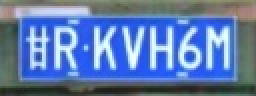
//> input picture 能跑就能用/初赛/CICC1002220+初赛+技术数据/RK3568/车牌检测/000000065.jpg, 128 x 48 px (shown 2 times larger)
$ ./plate_detect_correct 000000065.jpg   (built with g++ and OpenCV 4)
//> lines starting //> are read from the running program, lines starting //| are printed output that depends on the picture; after the words box and inside, x2 and y2 are one past the last pixel; in counts of white or black regions, pixels touching at a corner belong together
//> further down, src is the input picture: 48 rows x 128 cols, CV_8UC3; mean B, G, R 173, 124, 96.2
#include <algorithm>
#include <cmath>
#include <filesystem>
#include <iostream>
#include <string>
#include <vector>

#include <opencv2/imgcodecs.hpp>
#include <opencv2/imgproc.hpp>
#include <opencv2/opencv.hpp>

namespace fs = std::filesystem;

struct PlateCandidate {
    cv::RotatedRect rect;
    double score = 0.0;
};

static std::vector<cv::Point2f> orderCornersClockwise(const std::vector<cv::Point2f>& pts) {
    std::vector<cv::Point2f> ordered(4);
    std::vector<float> sums, diffs;
    sums.reserve(4);
    diffs.reserve(4);

    for (const auto& p : pts) {
        sums.push_back(p.x + p.y);
        diffs.push_back(p.y - p.x);
    }

    auto minSumIdx = static_cast<int>(std::min_element(sums.begin(), sums.end()) - sums.begin());
    auto maxSumIdx = static_cast<int>(std::max_element(sums.begin(), sums.end()) - sums.begin());
    auto minDiffIdx = static_cast<int>(std::min_element(diffs.begin(), diffs.end()) - diffs.begin());
    auto maxDiffIdx = static_cast<int>(std::max_element(diffs.begin(), diffs.end()) - diffs.begin());

    ordered[0] = pts[minSumIdx];   // top-left
    ordered[1] = pts[minDiffIdx];  // top-right
    ordered[2] = pts[maxSumIdx];   // bottom-right
    ordered[3] = pts[maxDiffIdx];  // bottom-left
    return ordered;
}

static PlateCandidate findBestPlate(const cv::Mat& srcBgr) {
    cv::Mat hsv;
    cv::cvtColor(srcBgr, hsv, cv::COLOR_BGR2HSV);
//> hsv: 48 rows x 128 cols, CV_8UC3; mean H, S, V 90.7, 106.8, 177.4

    // Typical blue plate HSV range; tune for your camera/lighting.
    cv::Mat blueMask;
    cv::inRange(hsv, cv::Scalar(80, 20, 20), cv::Scalar(150, 255, 255), blueMask);
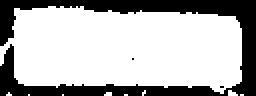
//> blueMask: 48 rows x 128 cols, CV_8UC1 (shown 2 times larger); 70.3% white; 3 black regions (2 under 20 px), largest, box (x1, y1, x2, y2) and area: (0, 0, 128, 48) 1823

    // Improve connectivity and reduce fragmented character regions.
    cv::Mat kernelClose = cv::getStructuringElement(cv::MORPH_RECT, cv::Size(9, 3));
    cv::Mat kernelOpen = cv::getStructuringElement(cv::MORPH_RECT, cv::Size(3, 3));
    cv::morphologyEx(blueMask, blueMask, cv::MORPH_CLOSE, kernelClose);
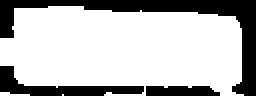
//> blueMask: 48 rows x 128 cols, CV_8UC1 (shown 2 times larger); 72.7% white; 3 black regions, box (x1, y1, x2, y2) and area: (0, 0, 128, 48) 1114, (0, 33, 72, 48) 394, (73, 43, 110, 48) 169
    cv::morphologyEx(blueMask, blueMask, cv::MORPH_OPEN, kernelOpen);
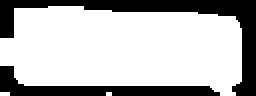
//> blueMask: 48 rows x 128 cols, CV_8UC1 (shown 2 times larger); 72% white; 2 black regions

    std::vector<std::vector<cv::Point>> contours;
    cv::findContours(blueMask, contours, cv::RETR_EXTERNAL, cv::CHAIN_APPROX_SIMPLE);
//> contours = 3 contours, 2 with area under 20; largest, box (x1, y1, x2, y2) and area: (0, 3, 121, 48) 4248

    PlateCandidate best;
    best.score = -1.0;

    const double imgArea = static_cast<double>(srcBgr.cols * srcBgr.rows);
//> imgArea = 6144

    for (const auto& contour : contours) {
        if (contour.size() < 5) {
            continue;
        }

        cv::RotatedRect rr = cv::minAreaRect(contour);
        double w = rr.size.width;
        double h = rr.size.height;
        if (w <= 1.0 || h <= 1.0) {
            continue;
        }

        double longSide = std::max(w, h);
        double shortSide = std::min(w, h);
        double ratio = longSide / shortSide;
        double area = w * h;
        double areaRatio = area / imgArea;

        // Typical single-line plate aspect ratio is around 2.2~5.5.
        if (ratio < 2.2 || ratio > 5.5) {
            continue;
        }
        if (areaRatio < 0.005 || areaRatio > 0.95) {
            continue;
        }

        // Score by area suitability and ratio closeness to ~3.2.
        double ratioScore = 1.0 - std::min(std::abs(ratio - 3.2) / 3.2, 1.0);
        double areaScore = std::min(areaRatio / 0.08, 1.0);
        double score = 0.65 * ratioScore + 0.35 * areaScore;

        if (score > best.score) {
            best.rect = rr;
            best.score = score;
        }
    }
//> this loop made 3 passes
//> contour on passes 1 to 2: 4 Points (x, y): [53, 46], [53, 47], [55, 47], [55, 46], 4 Points (x, y): [0, 46], [0, 47], [4, 47], [4, 46]

    return best;
}

// [63 lines left out: function findBestPlateByEdge, not called in this run]

static cv::Mat rectifyPlate(const cv::Mat& src, const cv::RotatedRect& rr, std::vector<cv::Point2f>* orderedCornersOut) {
    cv::Point2f corners[4];
    rr.points(corners);
//> corners = 4 Points (x, y): [119.6, 47.49], [-1.14, 41.33], [0.92, 0.96], [121.7, 7.12]
    std::vector<cv::Point2f> pts(corners, corners + 4);
//> pts has the same summary as corners
    auto ordered = orderCornersClockwise(pts);
//> the loop in orderCornersClockwise, `for (const auto& p : pts)` made 4 passes
//> in orderCornersClockwise, `auto minSumIdx = static_cast<int>(std::min_element(sums.begin(), sums...`: minSumIdx = 2
//> in orderCornersClockwise, `auto maxSumIdx = static_cast<int>(std::max_element(sums.begin(), sums...`: maxSumIdx = 0
//> in orderCornersClockwise, `auto minDiffIdx = static_cast<int>(std::min_element(diffs.begin(), dif..`: minDiffIdx = 3
//> in orderCornersClockwise, `auto maxDiffIdx = static_cast<int>(std::max_element(diffs.begin(), dif..`: maxDiffIdx = 1
//> in orderCornersClockwise, `ordered[0] = pts[minSumIdx];`: ordered = 4 Points (x, y): [0.921, 0.955], [0, 0], [0, 0], [0, 0]
//> in orderCornersClockwise, `ordered[1] = pts[minDiffIdx];`: ordered = 4 Points (x, y): [0.92, 0.96], [121.7, 7.12], [0, 0], [0, 0]
//> in orderCornersClockwise, `ordered[2] = pts[maxSumIdx];`: ordered = 4 Points (x, y): [0.92, 0.96], [121.7, 7.12], [119.6, 47.49], [0, 0]
//> in orderCornersClockwise, `ordered[3] = pts[maxDiffIdx];`: ordered = 4 Points (x, y): [0.92, 0.96], [121.7, 7.12], [119.6, 47.49], [-1.14, 41.33]

    float widthA = cv::norm(ordered[2] - ordered[3]);
//> widthA = 120.9
    float widthB = cv::norm(ordered[1] - ordered[0]);
//> widthB = 120.9
    float maxWidth = std::max(widthA, widthB);
//> maxWidth = 120.9

    float heightA = cv::norm(ordered[1] - ordered[2]);
//> heightA = 40.43
    float heightB = cv::norm(ordered[0] - ordered[3]);
//> heightB = 40.43
    float maxHeight = std::max(heightA, heightB);
//> maxHeight = 40.43

    int outW = std::max(static_cast<int>(std::round(maxWidth)), 1);
//> outW = 121
    int outH = std::max(static_cast<int>(std::round(maxHeight)), 1);
//> outH = 40

    // Normalize output to landscape orientation.
    if (outH > outW) {
        std::swap(outW, outH);
    }

    std::vector<cv::Point2f> dst = {
        cv::Point2f(0.0f, 0.0f),
        cv::Point2f(static_cast<float>(outW - 1), 0.0f),
        cv::Point2f(static_cast<float>(outW - 1), static_cast<float>(outH - 1)),
        cv::Point2f(0.0f, static_cast<float>(outH - 1))
    };
//> dst = 4 Points (x, y): [0, 0], [120, 0], [120, 39], [0, 39]

    cv::Mat M = cv::getPerspectiveTransform(ordered, dst);
//> M = [[0.991, 0.0506, -0.961], [-0.0492, 0.963, -0.875], [-5.96e-11, 5.82e-10, 1]]
    cv::Mat warped;
    cv::warpPerspective(src, warped, M, cv::Size(outW, outH), cv::INTER_CUBIC, cv::BORDER_REPLICATE);
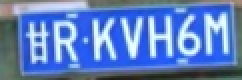
//> warped: 40 rows x 121 cols, CV_8UC3 (shown 2 times larger); mean B, G, R 191, 128.7, 96.2

    if (orderedCornersOut != nullptr) {
        *orderedCornersOut = ordered;
    }
    return warped;
}

int main(int argc, char** argv) {
    if (argc < 2) {
        std::cout << "Usage:\n";
        std::cout << "  plate_detect_correct <input_image> [output_dir]\n";
        return 0;
    }

    std::string imagePath = argv[1];
    std::string outputDir = (argc >= 3) ? argv[2] : ".";
    fs::create_directories(outputDir);

    cv::Mat src = cv::imread(imagePath);
    if (src.empty()) {
        std::cerr << "Failed to read image: " << imagePath << "\n";
        return 1;
    }

    PlateCandidate best = findBestPlate(src);
    if (best.score < 0.0) {
        best = findBestPlateByEdge(src);
    }
    if (best.score < 0.0) {
        std::cerr << "No plausible plate region detected.\n";
        return 2;
    }

    std::vector<cv::Point2f> corners;
    cv::Mat corrected = rectifyPlate(src, best.rect, &corners);
//> corners has the same summary as ordered in orderCornersClockwise
    cv::Rect roiRect = best.rect.boundingRect();
//> roiRect = Rect(-2, 0, 125, 49)
    roiRect &= cv::Rect(0, 0, src.cols, src.rows);
//> roiRect = Rect(0, 0, 123, 48)
    cv::Mat rawRoi = src(roiRect).clone();
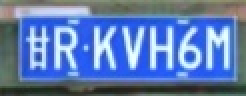
//> rawRoi: 48 rows x 123 cols, CV_8UC3 (shown 2 times larger); mean B, G, R 176.1, 124.5, 95.9

    // Draw ROI quadrilateral on the source image.
    cv::Mat vis = src.clone();
    for (int i = 0; i < 4; ++i) {
        cv::line(vis, corners[i], corners[(i + 1) % 4], cv::Scalar(0, 255, 0), 2);
    }
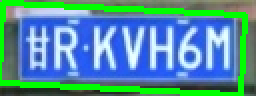
//> vis: 48 rows x 128 cols, CV_8UC3 (shown 2 times larger); 14.75% of pixels changed, all inside (x1, y1, x2, y2) = (0, 0, 124, 48)

    fs::path inPath(imagePath);
    std::string stem = inPath.stem().string();
    fs::path roiPath = fs::path(outputDir) / (stem + "_plate_roi.jpg");
    fs::path correctedPath = fs::path(outputDir) / (stem + "_plate_corrected.jpg");
    fs::path maskPath = fs::path(outputDir) / (stem + "_plate_boxed.jpg");

    cv::imwrite(roiPath.string(), rawRoi);
    cv::imwrite(correctedPath.string(), corrected);
    cv::imwrite(maskPath.string(), vis);

    std::cout << "Plate detected and corrected.\n";
    std::cout << "Raw ROI: " << roiPath.string() << "\n";
    std::cout << "Corrected: " << correctedPath.string() << "\n";
    std::cout << "Boxed image: " << maskPath.string() << "\n";
    return 0;
}
